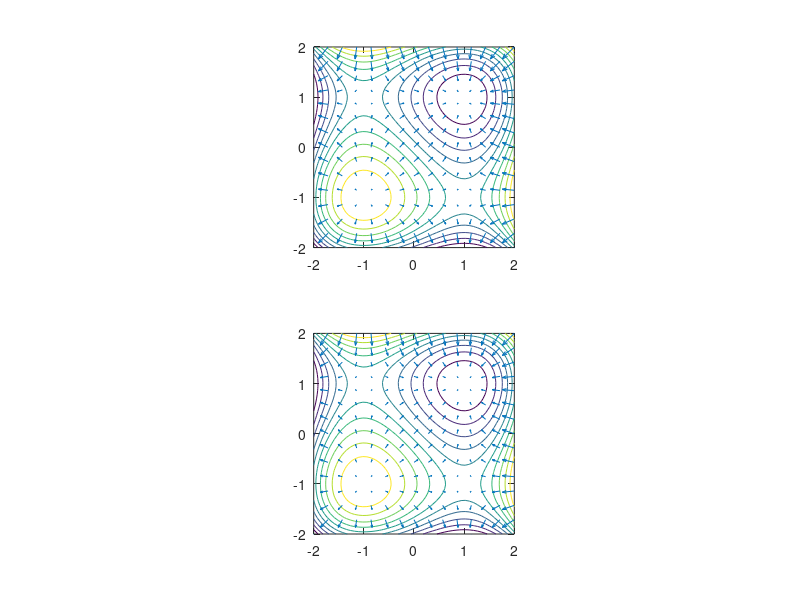

The MATLAB source for this figure:
clear all ;
clf ;

f = @(x,y) x.^3 + y.^3 - 3*x - 3*y ;
fV = @(v) f(v(1),v(2)) ;
dfx = @(x,y) 3*x.^2-3 ;
dfy = @(x,y) 3*y.^2-3 ;
a = -2 ; b = 2 ;
xb = linspace(a,b,50) ;
yb = linspace(a,b,50) ;

% f = @(x,y) sin(x).*cos(y) ;
% fV = @(v) f(v(1),v(2)) ;
% dfx = @(x,y) cos(x).*cos(y) ;
% dfy = @(x,y) -sin(x).*sin(y) ;
% a = 0 ; b = 6 ;
% xb = linspace(a,b,50) ;
% yb = linspace(a,b,50) ;




[X,Y] = meshgrid(xb, yb) ;
Z = f(X,Y) ;

% ujraszámolja hogy ne legyen túl sok vektor
xb2 = linspace(a,b,15) ;
yb2 = linspace(a,b,15) ;
[X2,Y2] = meshgrid(xb2, yb2) ;
Z2 = f(X2,Y2) ;

subplot(2,1,1) ;
contour(X,Y,Z) ;
hold on ;
[Gx,Gy]=gradient(Z2) ;
quiver(X2,Y2,-Gx,-Gy) ;
axis equal ; % enélkül azt gondolhatjuk hogy valami nem OK

subplot(2,1,2) ;
contour(X,Y,Z) ;
hold on ;
quiver(X2,Y2,-dfx(X2,Y2),-dfy(X2,Y2)) ;
axis equal ;

x0 = [0.5; 0.5] ;
% [loc, val, flag, out] = fminsearch(fv, x0) ;
% [loc, val, flag, out] = fminunc(fV, x0) ;
